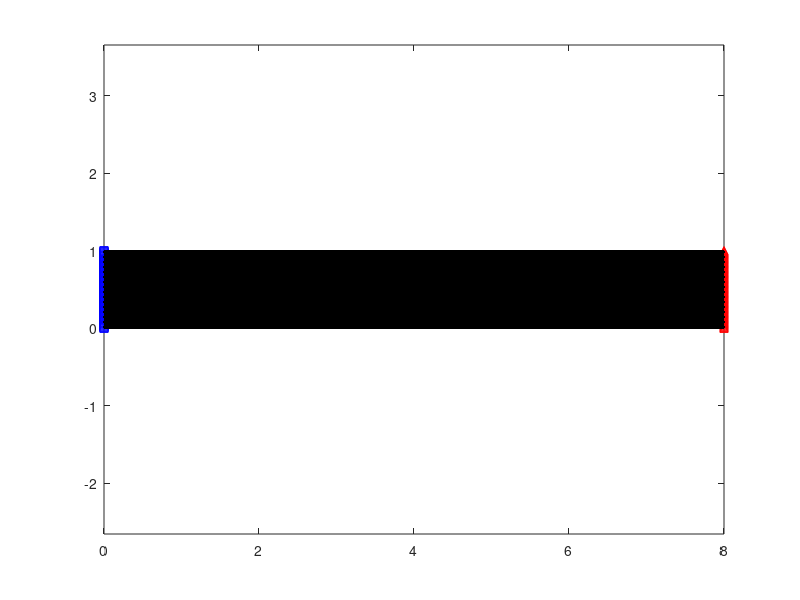
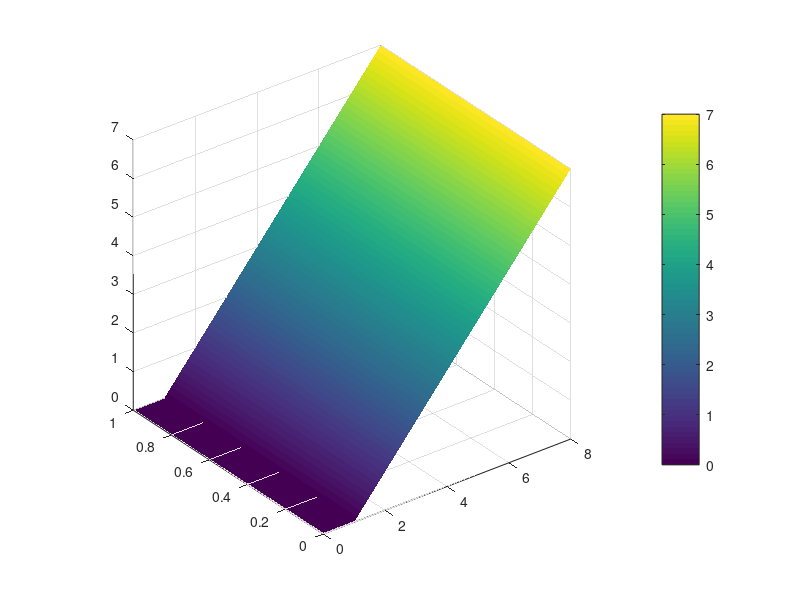

These figures' MATLAB source, in order: (Note: this script raises an error after producing the figures.)
% function [u,err,tim,x,dx,N,W] = HSTeuCall1D_RBFFDreg(N,n,ep,M)
%K,T,r,sig,M
%% 1D European Call RBF-FD
% Copyright 2015, Slobodan Milovanovic
% 2016-02-06
% clc
close all
clear

n=25;

phi='gs';
ep=5;


Nx=750;
Ny=round(Nx/8);

S = [90,100,110];
V = 0.0225;

%U = [2.302535842814927 7.379832496149447 14.974005277144057]; %ref solution
% par = {S,K,T,r,V,kap,th,sig,rho};

tic
%% Parameters
K = 100; %strike
Kx = 1;
T = 1.0;
r = 0.03;

kap = 2;
th = 0.0225;
sig = 0.25;
rho = -0.5;

xmax = 8*Kx;
ymax = 1;

%% Grid
Kx = 1;
x = transpose(linspace(0,xmax,Nx));
y = transpose(linspace(0,ymax,Ny));
dx = x(2)-x(1);
dy = y(2)-y(1);

[X,Y] = meshgrid(x,y);

xvec = transpose(X(:)); yvec = transpose(Y(:));

% ball = xvec+8*yvec;
% ind = find(ball<=8+0.5*dx);

% xvec = xvec(ind);
% yvec = yvec(ind);
% ball = ball(ind);

%indices
ind = 1:numel(xvec);
% indcf = 1;
indcf = find(xvec<=min(xvec)+0.99*dx); indcf = unique(indcf);

%indff1 = find(xvec>=max(xvec)-0.99*dx); indff2 = find(yvec>=max(yvec)-0.99*dy);
%indff = [indff1, indff2]; indff = unique(indff);
indff = find(xvec>=max(xvec)-0.99*dx); indff = unique(indff);

indin = ind; indin([indff,indcf]) = [];

L = 8;

M = 1000;
dt = T/(M-1);
t = T:-dt:0;

N=numel(xvec);

%% Initial condition
u0 = max(xvec-Kx,zeros(1,length(xvec)));
u = u0';

figure(1)
clf
plot(xvec,yvec,'.')
hold on
plot(xvec(indff),yvec(indff),'r^')
plot(xvec(indcf),yvec(indcf),'bs')
plot(xvec(indin),yvec(indin),'k.')
axis equal
axis tight
hold off

figure(2)
tri = delaunay(xvec',yvec');
trisurf(tri, xvec', yvec', u);
shading interp
colorbar
% view(2)
axis vis3d
% axis equal
axis tight


%% RBF
s = [xvec' yvec'];

% Weights
indc = findKNearestNeighbors(s,s,n);

iind = repmat(indin,n,1); iind = iind(:); %n*N
jind = transpose(indc(indin,:)); jind = jind(:);%n*N
Wval = zeros(n,numel(indin));  %n*N

% internal points {
bb = 0;
for ii = indin
    bb = bb+1;
    
    sc = [xvec(ii),yvec(ii)]; xc = sc(:,1); yc = sc(:,2);
    se = s(indc(ii,:),:);
    
    Rc = xcdist(se,se,1);
    A = RBFmat(phi,ep,Rc,'0',1);
    
    Ax = RBFmat(phi,ep,Rc,'1',1);
    Ay = RBFmat(phi,ep,Rc,'1',2);
    
    Axx = RBFmat(phi,ep,Rc,'2',1);
    Ayy = RBFmat(phi,ep,Rc,'2',2);
    Axy = RBFmat(phi,ep,Rc,'m2',1:2);
    
    l = transpose(-r*A(1,:)...
        + r*xc'.*Ax(1,:)...
        + kap*(th-yc').*Ay(1,:)...
        + 0.5*yc'.*xc'.^2.*Axx(1,:)...
        + 0.5*sig^2*yc'.*Ayy(1,:)...
        + rho*sig*xc'.*yc'.*Axy(1,:));
    
    wc = A\l;
    
    Wval(:,bb) = wc;
end
% } internal points
Wval = Wval(:);
W = sparse(iind,jind,Wval,N,N);

%         display('Weights completed');
I=speye(size(W));
%
%% Integration
% BDF-1
u1=u;
A=I-dt*W;

b=u1;
b(indff)=xvec(indff)-Kx*exp(-r*dt);

u=A\b;
u=max(u,zeros(size(u)));

% BDF-2
A=I-(2/3)*dt*W;
rcm=symrcm(A);
A=A(rcm,rcm);
[L1, U1]=lu(A);
for ii=3:M
    u2=u1;
    u1=u;
    b=(4/3)*u1-(1/3)*u2;
    b(indff)=xvec(indff)-Kx*exp(-r*(ii-1)*dt);

    u(rcm)=L1\b(rcm);
    u(rcm)=U1\u(rcm);

    u=max(u,zeros(size(u)));
end
tim=toc;


%% Error
% indreg=[];
% for ii=1:length(xvec)
%     %         if (xfd(ii)-1)^2/((0.95*K)^2)+(yfd(ii)-1)^2/((0.95*K)^2)<=1
%     if xvec(ii)>=1/3*Kx && xvec(ii)<=5/3*Kx && yvec(ii)>=1/3*Kx && yvec(ii)<=5/3*Kx
%         indreg=[indreg ii];
%     end
% end
% 
% xvec=xvec(indreg);
% yvec=yvec(indreg);
% u=u(indreg);
% 
% x=[xvec' yvec'];

xvec=K*xvec;
u=u*K;

figure(3)
tri = delaunay(xvec',yvec');
trisurf(tri, xvec', yvec', u);
shading interp
colorbar
% view(2)
axis vis3d
% axis equal
axis tight



x=[90,100,110];
y=th;
U = [2.302535842814927 7.379832496149447 14.974005277144057];



uinterp=griddata(xvec,yvec,u,x,y,'cubic');

err=max(abs(uinterp-U)./U)


